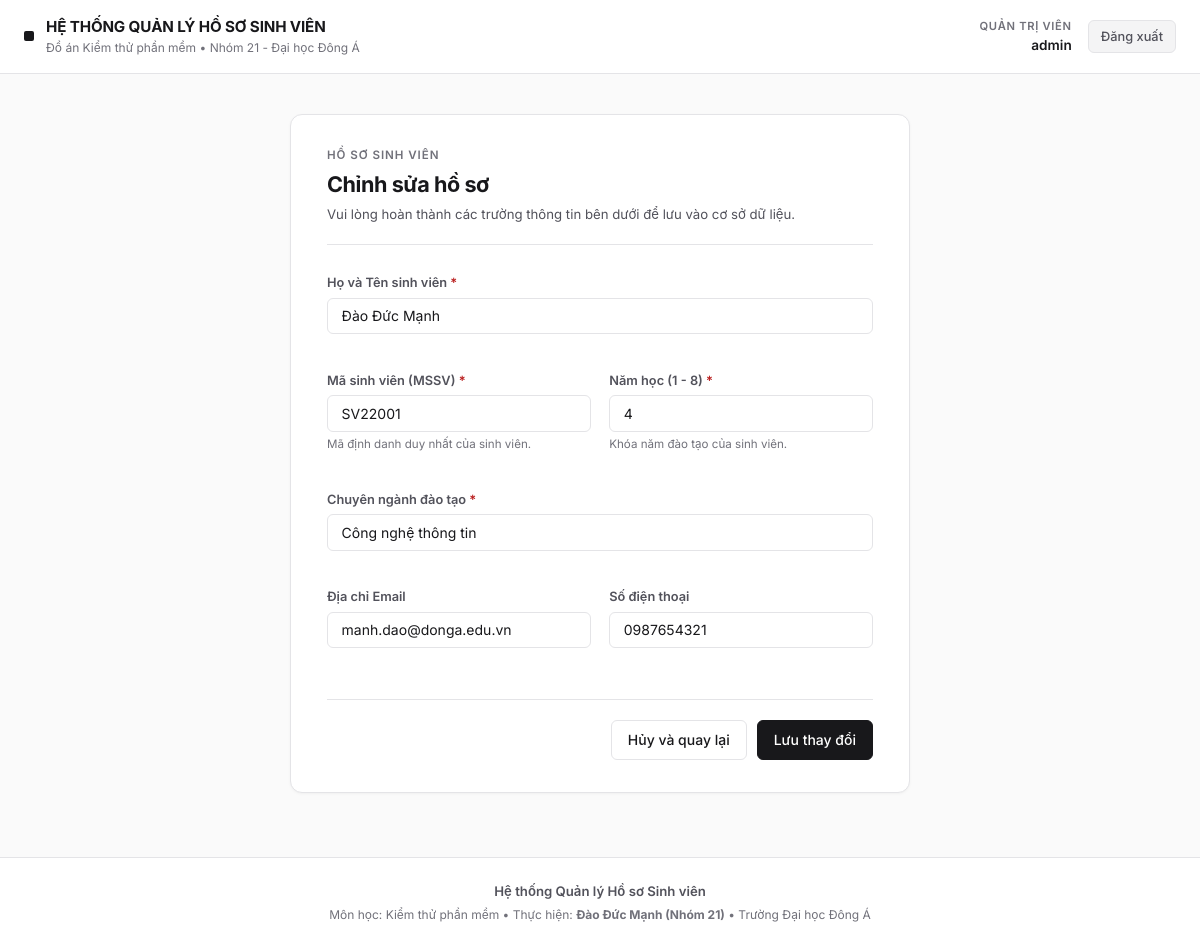
The page /student/edit/1 (signed in) on the database its author committed.
### models.py (models this page shows)
class Student(db.Model):
    id = db.Column(db.Integer, primary_key=True)
    name = db.Column(db.String(150), nullable=False)
    usn = db.Column(db.String(30), nullable=False, unique=True)
    branch = db.Column(db.String(50), nullable=False)
    year = db.Column(db.Integer, nullable=False)
    email = db.Column(db.String(120))
    phone = db.Column(db.String(20))
    created_at = db.Column(db.DateTime, default=datetime.utcnow)

### app.py (the view, shortened to what this page needs)
    @app.route('/student/edit/<int:sid>', methods=['GET', 'POST'])
    @login_required
    def edit_student(sid):
        s = Student.query.get_or_404(sid)
        return render_template('student_form.html', action='Sửa', student=s)

### templates/student_form.html (shortened to what this page needs)
{% extends "base.html" %}
{% block content %}
<div class="form-wrapper">
  <div class="form-container">
    <div class="form-header">
      <div class="form-eyebrow">Hồ sơ sinh viên</div>
      <h2 class="form-title">{{ 'Thêm mới hồ sơ' if action == 'Thêm' else 'Chỉnh sửa hồ sơ' }}</h2>
      <p class="form-desc">Vui lòng hoàn thành các trường thông tin bên dưới để lưu vào cơ sở dữ liệu.</p>
    </div>
    <form method="post" class="student-form">
      <div class="form-grid">
        <div class="form-field field-span-2">
          <label for="name">Họ và Tên sinh viên <span class="required-mark">*</span></label>
          <input type="text" id="name" name="name" placeholder="Nguyễn Văn An" value="{{ student.name if student else '' }}" required>
        </div>
        <div class="form-field">
          <label for="usn">Mã sinh viên (MSSV) <span class="required-mark">*</span></label>
          <input type="text" id="usn" name="usn" placeholder="SV22001" value="{{ student.usn if student else '' }}" required>
          <span class="field-hint">Mã định danh duy nhất của sinh viên.</span>
        </div>
        <div class="form-field">
          <label for="year">Năm học (1 - 8) <span class="required-mark">*</span></label>
          <input type="number" id="year" name="year" min="1" max="8" placeholder="1, 2, 3, 4..." value="{{ student.year if student else '' }}" required>
          <span class="field-hint">Khóa năm đào tạo của sinh viên.</span>
        </div>
        <div class="form-field field-span-2">
          <label for="branch">Chuyên ngành đào tạo <span class="required-mark">*</span></label>
          <input type="text" id="branch" name="branch" list="branch-options" placeholder="Chọn hoặc nhập tên chuyên ngành..." value="{{ student.branch if student else '' }}" required>
        </div>
        <div class="form-field">
          <label for="email">Địa chỉ Email</label>
          <input type="email" id="email" name="email" placeholder="sinhvien@donga.edu.vn" value="{{ student.email if student else '' }}">
        </div>
        <div class="form-field">
          <label for="phone">Số điện thoại</label>
          <input type="tel" id="phone" name="phone" placeholder="0912345678" value="{{ student.phone if student else '' }}">
        </div>
      </div>
      <div class="form-footer">
        <a href="{{ url_for('dashboard') }}" class="btn btn-secondary">Hủy và quay lại</a>
        <button type="submit" class="btn btn-primary">{{ 'Lưu hồ sơ' if action == 'Thêm' else 'Lưu thay đổi' }}</button>
      </div>
    </form>
  </div>
</div>
{% endblock %}

### static/css/style.css (style rules this page uses)
:root { --font-sans: 'Inter', -apple-system, BlinkMacSystemFont, "Segoe UI", Roboto, sans-serif; --font-mono: ui-monospace, SFMono-Regular, Menlo, Monaco, Consolas, "Liberation Mono", "Courier New", monospace; --bg-app: #fafafa; --bg-card: #ffffff; --bg-subtle: #f4f4f5; --border-light: #e4e4e7; --border-subtle: #f4f4f5; --border-focus: #18181b; --text-primary: #18181b; --text-secondary: #52525b; --text-muted: #71717a; --primary: #18181b; --primary-hover: #27272a; --primary-text: #ffffff; --danger: #b91c1c; --danger-bg: #fef2f2; --danger-border: #fecaca; --success: #15803d; --success-bg: #f0fdf4; --success-border: #bbf7d0; --radius-xs: 4px; --radius-sm: 6px; --radius-md: 8px; --radius-lg: 12px; --shadow-subtle: 0 1px 2px 0 rgba(0, 0, 0, 0.03); --shadow-card: 0 1px 3px 0 rgba(0, 0, 0, 0.04), 0 1px 2px -1px rgba(0, 0, 0, 0.02); --shadow-dropdown: 0 4px 6px -1px rgba(0, 0, 0, 0.05), 0 2px 4px -2px rgba(0, 0, 0, 0.03); }
* { box-sizing: border-box; margin: 0; padding: 0; }
body { font-family: var(--font-sans); background-color: var(--bg-app); color: var(--text-primary); line-height: 1.5; min-height: 100vh; display: flex; flex-direction: column; -webkit-font-smoothing: antialiased; }
input[type="search"], input[type="text"], input[type="password"], input[type="email"], input[type="tel"], input[type="number"], select { width: 100%; padding: 0.55rem 0.85rem; font-family: inherit; font-size: 0.875rem; color: var(--text-primary); background-color: #ffffff; border: 1px solid var(--border-light); border-radius: var(--radius-sm); outline: none; transition: border-color 0.15s ease, box-shadow 0.15s ease; }
.btn { display: inline-flex; align-items: center; justify-content: center; padding: 0.55rem 1rem; font-family: inherit; font-size: 0.875rem; font-weight: 500; border-radius: var(--radius-sm); text-decoration: none; cursor: pointer; transition: all 0.15s ease; white-space: nowrap; }
.btn-primary { background: var(--primary); color: var(--primary-text); border: 1px solid var(--primary); }
.btn-secondary { background: #ffffff; color: var(--text-primary); border: 1px solid var(--border-light); }
.form-field { margin-bottom: 1.15rem; }
.form-field label { display: block; font-size: 0.8rem; font-weight: 600; color: var(--text-secondary); margin-bottom: 5px; }
.required-mark { color: var(--danger); }
.field-hint { display: block; font-size: 0.725rem; color: var(--text-muted); margin-top: 4px; }
.form-wrapper { max-width: 620px; margin: 0 auto; }
.form-container { background: var(--bg-card); border: 1px solid var(--border-light); border-radius: var(--radius-lg); padding: 2rem 2.25rem; box-shadow: var(--shadow-card); }
.form-header { margin-bottom: 1.75rem; border-bottom: 1px solid var(--border-light); padding-bottom: 1.25rem; }
.form-eyebrow { font-size: 0.725rem; text-transform: uppercase; letter-spacing: 0.08em; font-weight: 600; color: var(--text-muted); margin-bottom: 4px; }
.form-title { font-size: 1.35rem; font-weight: 700; letter-spacing: -0.02em; color: var(--text-primary); }
.form-desc { font-size: 0.825rem; color: var(--text-secondary); margin-top: 4px; }
.form-grid { display: grid; grid-template-columns: 1fr 1fr; gap: 1.15rem; }
.field-span-2 { grid-column: span 2; }
.form-footer { margin-top: 2rem; padding-top: 1.25rem; border-top: 1px solid var(--border-light); display: flex; justify-content: flex-end; gap: 10px; }

### rows shown on the page
Student: name "Đào Đức Mạnh", usn "SV22001", year "4", branch "Công nghệ thông tin", email "manh.dao@donga.edu.vn", phone "0987654321"

### other values the page prints
{{ session.username }} "admin"
{{ 'Thêm mới hồ sơ' if action == 'Thêm' else 'Chỉnh sửa hồ sơ' }} "Chỉnh sửa hồ sơ"
{{ 'Lưu hồ sơ' if action == 'Thêm' else 'Lưu thay đổi' }} "Lưu thay đổi"
